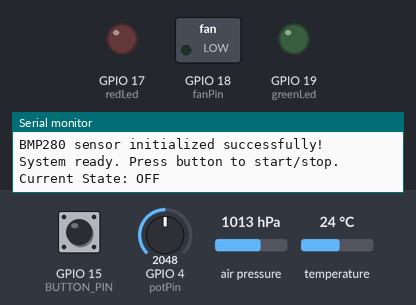
Simulated run of this sketch. Board: ESP32. Parts: switched loads named in the sketch (green lamp = pin HIGH), output pins drawn as LEDs (lit = HIGH), the last lines printed to the serial monitor. The test bench sets the inputs (shaded band); at power-on: GPIO 15 (BUTTON_PIN) HIGH, temperature 24 °C, GPIO 4 (potPin) = 2048, air pressure 1013 hPa.

Above: at 1.3 s.
1.4 s: GPIO 15 (BUTTON_PIN) pulled LOW for 0.15 s
4.5 s: temperature set to 12 °C
7.5 s: GPIO 15 (BUTTON_PIN) pulled LOW for 1 s
At 8.5 s:
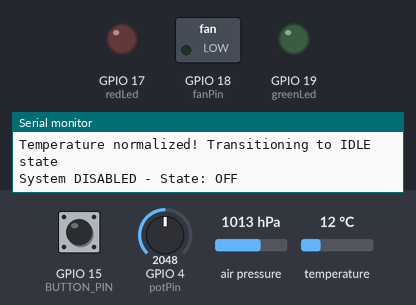
10.0 s: GPIO 15 (BUTTON_PIN) pulled LOW for 0.15 s
At 12.9 s:
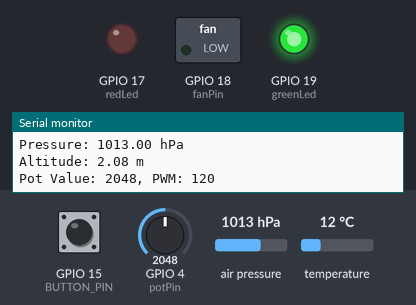
13.1 s: GPIO 15 (BUTTON_PIN) pulled LOW for 3.2 s
At 14.5 s:
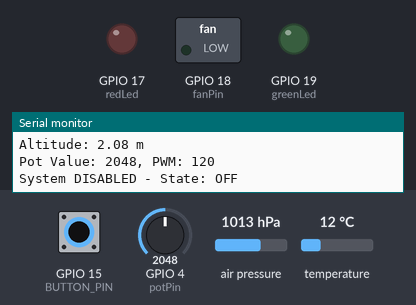
Timing chart, 0 to 16.1 s (numbered marks = the images above; inputs shaded):
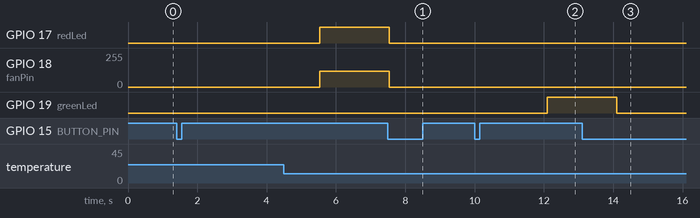

Measured:
- after the input at 7.5 s, GPIO 19 (greenLed): stays LOW (without the input it goes to HIGH after 0.10 s)
- after the input at 10.0 s, GPIO 19 (greenLed): LOW → HIGH after 2.1 s
- after the input at 13.1 s, GPIO 19 (greenLed): HIGH → LOW after 1.0 s

The sketch:

project_1.ino
```cpp
#include <Wire.h>
#include <SPI.h>
#include <Adafruit_BMP280.h>

const int fanPin = 18;
const int potPin = 4;
const int redLed = 17;
const int greenLed = 19;
const int BUTTON_PIN = 15;

// BMP280
Adafruit_BMP280 bmp;
bool bmpReady = false;

// State Machine
enum SystemState {
  STATE_OFF,
  STATE_IDLE,
  STATE_COOLING
};

SystemState currentState = STATE_OFF;

// Button interrupt
volatile bool button_pressed_flag = false;
volatile unsigned long last_interrupt_time = 0;

void IRAM_ATTR handleButtonInterrupt() {
  unsigned long interrupt_time = millis();
  if (interrupt_time - last_interrupt_time > 100) {
    button_pressed_flag = true;
    last_interrupt_time = interrupt_time;
  }
}

void setup() {
  Serial.begin(115200);
  delay(100);
  Serial.println("\n--- ESP32 Temperature Control System ---");

  pinMode(redLed, OUTPUT);
  pinMode(greenLed, OUTPUT);
  pinMode(fanPin, OUTPUT);
  pinMode(BUTTON_PIN, INPUT_PULLUP);

  digitalWrite(redLed, LOW);
  digitalWrite(greenLed, LOW);
  analogWrite(fanPin, 0);

  if (bmp.begin(0x76)) {
    bmpReady = true;
    Serial.println("BMP280 sensor initialized successfully!");
  } else {
    Serial.println("Could not find a valid BMP280 sensor!");
    while (1)
      ;
  }

  attachInterrupt(digitalPinToInterrupt(BUTTON_PIN), handleButtonInterrupt, FALLING);
  Serial.println("System ready. Press button to start/stop.");
  Serial.println("Current State: OFF");
}

void loop() {
  // Handle button press - toggle between OFF and IDLE
  if (button_pressed_flag) {
    button_pressed_flag = false;

    if (currentState == STATE_OFF) {
      currentState = STATE_IDLE;
      Serial.println("System ENABLED - State: IDLE");
    } else {
      currentState = STATE_OFF;
      Serial.println("System DISABLED - State: OFF");
      digitalWrite(redLed, LOW);
      digitalWrite(greenLed, LOW);
      analogWrite(fanPin, 0);
    }
  }

  // State Machine
  switch (currentState) {
    case STATE_OFF:
      // While system is off, wait for button press
      while (currentState == STATE_OFF) {
        if (button_pressed_flag) {
          button_pressed_flag = false;
          currentState = STATE_IDLE;
          Serial.println("System ENABLED - State: IDLE");
          break;
        }
        delay(100);
      }
      break;

    case STATE_IDLE:
      {
        // Average temperature readings using for loop
        float tempSum = 0;
        for (int i = 0; i < 5; i++) {
          tempSum += bmp.readTemperature();
          delay(10);
        }
        float temp = tempSum / 5;

        float pressure = bmp.readPressure() / 100;
        float altitude = bmp.readAltitude(1013.25);
        int potValue = analogRead(potPin);
        int pwmValue = map(potValue, 200, 4095, 0, 255);
        pwmValue = constrain(pwmValue, 0, 255);

        Serial.printf("State: IDLE\n");
        Serial.printf("Temperature: %.2f °C (averaged)\n", temp);
        Serial.printf("Pressure: %.2f hPa\n", pressure);
        Serial.printf("Altitude: %.2f m\n", altitude);
        Serial.printf("Pot Value: %d, PWM: %d\n", potValue, pwmValue);
        Serial.println();

        // Check if cooling is needed
        if (temp > 23) {
          currentState = STATE_COOLING;
          Serial.println("Temperature exceeded! Transitioning to COOLING state");
        } else {
          // Stay in IDLE state
          digitalWrite(redLed, LOW);
          digitalWrite(greenLed, HIGH);
          analogWrite(fanPin, 0);
        }
      }
      break;

    case STATE_COOLING:
      {
        // Average temperature readings using for loop
        float tempSum = 0;
        for (int i = 0; i < 5; i++) {
          tempSum += bmp.readTemperature();
          delay(10);
        }
        float temp = tempSum / 5;

        float pressure = bmp.readPressure() / 100;
        float altitude = bmp.readAltitude(1013.25);
        int potValue = analogRead(potPin);
        int pwmValue = map(potValue, 200, 4095, 0, 255);
        pwmValue = constrain(pwmValue, 0, 255);

        Serial.printf("State: COOLING\n");
        Serial.printf("Temperature: %.2f °C (averaged)\n", temp);
        Serial.printf("Pressure: %.2f hPa\n", pressure);
        Serial.printf("Altitude: %.2f m\n", altitude);
        Serial.printf("Pot Value: %d, PWM: %d\n", potValue, pwmValue);
        Serial.println();

        // Activate cooling
        digitalWrite(redLed, HIGH);
        digitalWrite(greenLed, LOW);
        analogWrite(fanPin, pwmValue);

        // Check if we can return to IDLE
        if (temp <= 23) {
          currentState = STATE_IDLE;
          Serial.println("Temperature normalized! Transitioning to IDLE state");
        }
      }
      break;
  }

  delay(2000);
}
```
